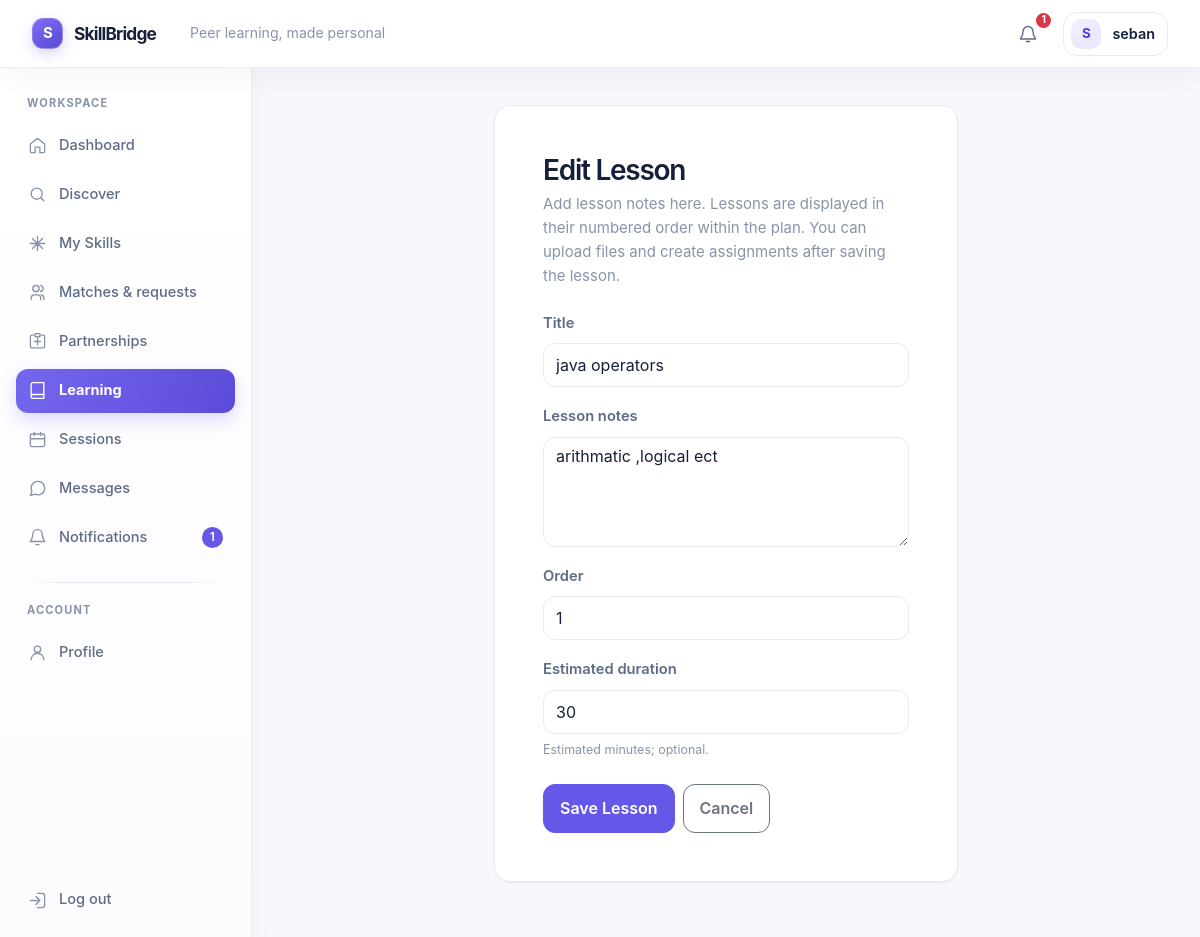
The app's page /learning/lessons/1/edit/ (signed in) with its own data.
### accounts/models.py (models this page shows, shortened)
class User(AbstractUser):
    class Role(models.TextChoices):
        STUDENT = 'STUDENT', 'Student'
        ADMIN = 'ADMIN', 'Admin'
    role = models.CharField(max_length=10, choices=Role.choices, default=Role.STUDENT)
    objects = SkillBridgeUserManager()

### learning/models.py (models this page shows, shortened)
class Lesson(models.Model):
	class Status(models.TextChoices):
		PENDING = 'PENDING', 'Pending'
		IN_PROGRESS = 'IN_PROGRESS', 'In Progress'
		COMPLETED = 'COMPLETED', 'Completed'
	learning_plan = models.ForeignKey(
		LearningPlan,
		on_delete=models.CASCADE,
		related_name='lessons',
	)
	title = models.CharField(max_length=160)
	description = models.TextField(blank=True)
	order = models.PositiveSmallIntegerField(validators=[MinValueValidator(1)])
	estimated_duration = models.PositiveSmallIntegerField(
		null=True,
		blank=True,
		validators=[MinValueValidator(1)],
		help_text='Estimated duration in minutes.',
	)
	status = models.CharField(max_length=12, choices=Status.choices, default=Status.PENDING)
	created_at = models.DateTimeField(auto_now_add=True)
	updated_at = models.DateTimeField(auto_now=True)
	class Meta:
		ordering = ('order', 'pk')
		constraints = [
			models.UniqueConstraint(fields=('learning_plan', 'order'), name='lesson_plan_order_uniq'),
		]

### learning/views.py (the view, shortened to what this page needs)
# urls.py: path('lessons/<int:pk>/edit/', LessonUpdateView.as_view(), name='lesson-edit'),
class LessonUpdateView(StudentRequiredMixin, TeacherLessonQuerysetMixin, UpdateView):
	model = Lesson
	form_class = LessonForm
	template_name = 'learning/lesson_form.html'

### templates/learning/lesson_form.html (shortened to what this page needs)
{% extends 'base.html' %}
{% block content %}
<section class="auth-panel mx-auto p-4 p-md-5">
    <h1 class="h3 fw-semibold mb-1">{% if object %}Edit Lesson{% else %}Add Lesson{% endif %}</h1>
    <p class="text-secondary mb-4">Add lesson notes here. Lessons are displayed in their numbered order within the plan. You can upload files and create assignments after saving the lesson.</p>
    <form method="post" novalidate>
        {% for field in form %}
            <div class="mb-3">
                <label class="form-label" for="{{ field.id_for_label }}">{{ field.label }}</label>
                {{ field }}
                {% if field.name == 'estimated_duration' %}<div class="form-text">Estimated minutes; optional.</div>{% endif %}
            </div>
        {% endfor %}
        <div class="d-flex gap-2 mt-4">
            <button class="btn btn-primary" type="submit">Save Lesson</button>
            <a class="btn btn-outline-secondary" href="{% url 'learning:directions' %}">Cancel</a>
        </div>
    </form>
</section>
{% endblock %}

### templates/base.html (shortened to what this page needs)
{% load static %}
<!doctype html>
<html lang="en">
<head>
    <link href="https://cdn.jsdelivr.net/npm/bootstrap@5.3.3/dist/css/bootstrap.min.css" rel="stylesheet">
    <link href="{% static 'css/base.css' %}" rel="stylesheet">
    <link href="{% static 'css/layout.css' %}?v=20261005-2" rel="stylesheet">
    <link href="{% static 'css/components.css' %}" rel="stylesheet">
    <link href="{% static 'css/forms.css' %}" rel="stylesheet">
    <link href="{% static 'css/auth.css' %}" rel="stylesheet">
    <link href="{% static 'css/profile.css' %}?v=20261005-2" rel="stylesheet">
    <link href="{% static 'css/skills.css' %}?v=20261005-1" rel="stylesheet">
    <link href="{% static 'css/matching.css' %}?v=20261005-3" rel="stylesheet">
    <link href="{% static 'css/learning.css' %}?v=20261005-5" rel="stylesheet">
    <link href="{% static 'css/chat.css' %}?v=20261005-1" rel="stylesheet">
    <link href="{% static 'css/notifications.css' %}?v=20261005-1" rel="stylesheet">
    <link href="{% static 'css/responsive.css' %}" rel="stylesheet">
</head>
<body class="{% if user.is_authenticated %}app-body{% else %}public-body{% endif %}{% if request.resolver_match.url_name == 'home' and user.is_authenticated and user.role == 'STUDENT' %} student-dashboard-body{% endif %}">
{% if user.is_authenticated %}
    <div class="app-frame">
        <header class="topbar">
            <div class="topbar-main">
                <a class="brand" href="{% url 'home' %}" aria-label="SkillBridge home">
                    <span class="brand-symbol" aria-hidden="true">S</span>
                    <span>SkillBridge</span>
                </a>
                <span class="topbar-context">{% block page_context %}Peer learning, made personal{% endblock %}</span>
            </div>
            <div class="topbar-actions">
                {% if user.role == 'STUDENT' %}
                    <a class="icon-button notification-button" href="{% url 'notifications' %}" aria-label="Notifications{% if unread_notification_count %}, {{ unread_notification_count }} unread{% endif %}">
                        <svg viewBox="0 0 24 24" aria-hidden="true"><path d="M18 9a6 6 0 0 0-12 0c0 7-3 7-3 9h18c0-2-3-2-3-9M10 21h4"/></svg>
                        {% if unread_notification_count %}<span class="badge text-bg-danger notification-dot" aria-label="{{ unread_notification_count }} unread notifications">{{ unread_notification_count }}</span>{% endif %}
                    </a>
                    <a class="profile-chip" href="{% url 'profile-detail' %}">
                        {% if user.student_profile.profile_photo %}
                            <img class="avatar avatar-photo" src="{{ user.student_profile.profile_photo.url }}" alt="">
                        {% else %}
                            <span class="avatar" aria-hidden="true">{{ user.username|first|upper }}</span>
                        {% endif %}
                        <span class="profile-chip-name">{{ user.username }}</span>
                    </a>
                {% elif user.role == 'ADMIN' %}
                    <a class="profile-chip" href="{% url 'admin_dashboard:overview' %}">
                        <span class="avatar" aria-hidden="true">{{ user.username|first|upper }}</span>
                        <span class="profile-chip-name">{{ user.username }}</span>
                    </a>
                {% endif %}
            </div>
        </header>
        <aside class="sidebar" id="app-sidebar" aria-label="Main navigation">
            <div class="sidebar-inner">
                {% if user.role == 'STUDENT' %}
                    <p class="sidebar-label">Workspace</p>
                    <nav class="sidebar-nav">
                        <a class="sidebar-link {% if request.resolver_match.url_name == 'home' %}is-active{% endif %}" href="{% url 'home' %}" {% if request.resolver_match.url_name == 'home' %}aria-current="page"{% endif %}>
                            <svg viewBox="0 0 24 24" aria-hidden="true"><path d="m3 10 9-7 9 7v10a1 1 0 0 1-1 1h-5v-7H9v7H4a1 1 0 0 1-1-1z"/></svg><span>Dashboard</span>
                        </a>
                        <a class="sidebar-link " href="{% url 'matching:index' %}" >
                            <svg viewBox="0 0 24 24" aria-hidden="true"><circle cx="11" cy="11" r="7"/><path d="m20 20-4-4"/></svg><span>Discover</span>
                        </a>
                        <a class="sidebar-link {% if request.resolver_match.namespace == 'skills' %}is-active{% endif %}" href="{% url 'skills:index' %}" {% if request.resolver_match.namespace == 'skills' %}aria-current="page"{% endif %}>
                            <svg viewBox="0 0 24 24" aria-hidden="true"><path d="M12 3v18M3 12h18M5.6 5.6l12.8 12.8m0-12.8L5.6 18.4"/></svg><span>My Skills</span>
                        </a>
                        <a class="sidebar-link " href="{% url 'matching:requests' %}" >
                            <svg viewBox="0 0 24 24" aria-hidden="true"><path d="M16 21v-2a4 4 0 0 0-4-4H8a4 4 0 0 0-4 4v2m6-10a4 4 0 1 0 0-8 4 4 0 0 0 0 8m10 10v-2a4 4 0 0 0-3-3.87m-1-12.13a4 4 0 0 1 0 7.75"/></svg><span>Matches &amp; requests</span>
                        </a>
                        <a class="sidebar-link " href="{% url 'matching:partnerships' %}" >
                            <svg viewBox="0 0 24 24" aria-hidden="true"><path d="M8 12h8m-4-4v8M7 4H5a2 2 0 0 0-2 2v12a2 2 0 0 0 2 2h14a2 2 0 0 0 2-2V6a2 2 0 0 0-2-2h-2M9 2h6v4H9z"/></svg><span>Partnerships</span>
                        </a>
                        <a class="sidebar-link {% if request.resolver_match.namespace == 'learning' and request.resolver_match.url_name != 'sessions' and request.resolver_match.url_name != 'session-detail' and request.resolver_match.url_name != 'session-edit' and request.resolver_match.url_name != 'session-add' and request.resolver_match.url_name != 'session-delete' and request.resolver_match.url_name != 'session-status' %}is-active{% endif %}" href="{% url 'learning:directions' %}" {% if request.resolver_match.namespace == 'learning' and request.resolver_match.url_name != 'sessions' and request.resolver_match.url_name != 'session-detail' and request.resolver_match.url_name != 'session-edit' and request.resolver_match.url_name != 'session-add' and request.resolver_match.url_name != 'session-delete' and request.resolver_match.url_name != 'session-status' %}aria-current="page"{% endif %}>
                            <svg viewBox="0 0 24 24" aria-hidden="true"><path d="M4 19.5A2.5 2.5 0 0 1 6.5 17H20M6.5 2H20v20H6.5A2.5 2.5 0 0 1 4 19.5v-15A2.5 2.5 0 0 1 6.5 2Z"/></svg><span>Learning</span>
                        </a>
                        <a class="sidebar-link " href="{% url 'learning:sessions' %}" >
                            <svg viewBox="0 0 24 24" aria-hidden="true"><rect x="3" y="5" width="18" height="16" rx="2"/><path d="M16 3v4M8 3v4M3 11h18"/></svg><span>Sessions</span>
                        </a>
                        <a class="sidebar-link {% if request.resolver_match.namespace == 'chat' %}is-active{% endif %}" href="{% url 'chat:chat-list' %}" {% if request.resolver_match.namespace == 'chat' %}aria-current="page"{% endif %}>
                            <svg viewBox="0 0 24 24" aria-hidden="true"><path d="M21 11.5a8.4 8.4 0 0 1-.9 3.8 8.5 8.5 0 0 1-7.6 4.7 8.4 8.4 0 0 1-3.8-.9L3 21l1.9-5.7a8.4 8.4 0 0 1-.9-3.8A8.5 8.5 0 0 1 8.7 3.9a8.4 8.4 0 0 1 3.8-.9h.5a8.5 8.5 0 0 1 8 8z"/></svg><span>Messages</span>
                        </a>
                        <a class="sidebar-link " href="{% url 'notifications' %}" >
                            <svg viewBox="0 0 24 24" aria-hidden="true"><path d="M18 8a6 6 0 0 0-12 0c0 7-3 7-3 9h18c0-2-3-2-3-9m-8 13h4"/></svg><span>Notifications</span>
                            {% if unread_notification_count %}<span class="sidebar-count">{{ unread_notification_count }}</span>{% endif %}
                        </a>
                    </nav>
                    <div class="sidebar-divider"></div>
                    <p class="sidebar-label">Account</p>
                    <nav class="sidebar-nav">
                        <a class="sidebar-link " href="{% url 'profile-detail' %}" >
                            <svg viewBox="0 0 24 24" aria-hidden="true"><circle cx="12" cy="8" r="4"/><path d="M4 21a8 8 0 0 1 16 0"/></svg><span>Profile</span>
                        </a>
                    </nav>
                {% endif %}
                <div class="sidebar-footer">
                    <form method="post" action="{% url 'logout' %}">
                        <button class="sidebar-link sidebar-logout" type="submit">
                            <svg viewBox="0 0 24 24" aria-hidden="true"><path d="M10 17l5-5-5-5m5 5H3m9-9h6a3 3 0 0 1 3 3v12a3 3 0 0 1-3 3h-6"/></svg><span>Log out</span>
                        </button>
                    </form>
                </div>
            </div>
        </aside>
        <main class="main-area">
            <div class="content-wrap">
{% endif %}
{% block content %}{% endblock %}
{% if user.is_authenticated %}
            </div>
        </main>
    </div>
{% else %}
    </main>
    {% if request.resolver_match.url_name == 'home' %}
    <script src="{% static 'js/app.js' %}" defer></script>
    {% endif %}
{% endif %}
</body>
</html>

### records on screen
User: username|first "S", username "seban"
Lesson: form "java operators" "arithmatic ,logical ect" "1" "30"

### other values on screen
{{ unread_notification_count }} "1"
{{ field.label }} "Title" "Lesson notes" "Order" "Estimated duration"
